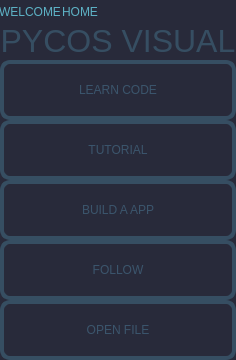
                  <widget class="QWidget" name="tab_2">
                   <property name="styleSheet">
                    <string notr="true">background-color:#282a3a;</string>
                   </property>
                   <attribute name="title">
                    <string>Welcome Tutorial</string>
                   </attribute>
                   <layout class="QHBoxLayout" name="horizontalLayout_4" stretch="0">
                    <property name="leftMargin">
                     <number>0</number>
                    </property>
                    <property name="topMargin">
                     <number>0</number>
                    </property>
                    <property name="rightMargin">
                     <number>0</number>
                    </property>
                    <property name="bottomMargin">
                     <number>0</number>
                    </property>
                    <item>
                     <widget class="QStackedWidget" name="stackedWidget">
                      <property name="frameShape">
                       <enum>QFrame::NoFrame</enum>
                      </property>
                      <property name="frameShadow">
                       <enum>QFrame::Plain</enum>
                      </property>
                      <property name="currentIndex">
                       <number>0</number>
                      </property>
                      <widget class="QWidget" name="page">
                       <layout class="QVBoxLayout" name="verticalLayout_4">
                        <property name="spacing">
                         <number>0</number>
                        </property>
                        <property name="leftMargin">
                         <number>0</number>
                        </property>
                        <property name="topMargin">
                         <number>0</number>
                        </property>
                        <property name="rightMargin">
                         <number>0</number>
                        </property>
                        <property name="bottomMargin">
                         <number>0</number>
                        </property>
                        <item>
                         <widget class="QFrame" name="frame_8">
                          <property name="minimumSize">
                           <size>
                            <width>1</width>
                            <height>23</height>
                           </size>
                          </property>
                          <property name="maximumSize">
                           <size>
                            <width>16777215</width>
                            <height>23</height>
                           </size>
                          </property>
                          <property name="styleSheet">
                           <string notr="true">border-radius:0px;
border-bottom: 1px solid rgb(19, 28, 35,.3);</string>
                          </property>
                          <property name="frameShape">
                           <enum>QFrame::StyledPanel</enum>
                          </property>
                          <property name="frameShadow">
                           <enum>QFrame::Raised</enum>
                          </property>
                          <layout class="QHBoxLayout" name="horizontalLayout_13">
                           <property name="spacing">
                            <number>0</number>
                           </property>
                           <property name="leftMargin">
                            <number>0</number>
                           </property>
                           <property name="topMargin">
                            <number>0</number>
                           </property>
                           <property name="rightMargin">
                            <number>0</number>
                           </property>
                           <property name="bottomMargin">
                            <number>0</number>
                           </property>
                           <item>
                            <widget class="QPushButton" name="pushButton_31">
                             <property name="minimumSize">
                              <size>
                               <width>60</width>
                               <height>0</height>
                              </size>
                             </property>
                             <property name="maximumSize">
                              <size>
                               <width>60</width>
                               <height>35</height>
                              </size>
                             </property>
                             <property name="styleSheet">
                              <string notr="true">QPushButton{
	border-style: none;
	background-color:#282a3a;
	color: rgb(93, 178, 197);
}
QPushButton:hover{
	border-style: none;
	
	background-color: rgb(33, 49, 60);
	color: rgb(42, 91, 93);
}</string>
                             </property>
                             <property name="text">
                              <string>WELCOME</string>
                             </property>
                            </widget>
                           </item>
                           <item>
                            <widget class="QPushButton" name="pushButton_30">
                             <property name="minimumSize">
                              <size>
                               <width>40</width>
                               <height>0</height>
                              </size>
                             </property>
                             <property name="maximumSize">
                              <size>
                               <width>16777215</width>
                               <height>25</height>
                              </size>
                             </property>
                             <property name="styleSheet">
                              <string notr="true">QPushButton{
	border-style: none;
	background-color:#282a3a;
	color: rgb(93, 178, 197);
}
QPushButton:hover{
	border-style: none;
	
	background-color: rgb(33, 49, 60);
	color: rgb(42, 91, 93);
}</string>
                             </property>
                             <property name="text">
                              <string>HOME</string>
                             </property>
                            </widget>
                           </item>
                           <item>
                            <spacer name="horizontalSpacer">
                             <property name="orientation">
                              <enum>Qt::Horizontal</enum>
                             </property>
                             <property name="sizeHint" stdset="0">
                              <size>
                               <width>26</width>
                               <height>20</height>
                              </size>
                             </property>
                            </spacer>
                           </item>
                          </layout>
                         </widget>
                        </item>
                        <item>
                         <widget class="QLabel" name="label">
                          <property name="minimumSize">
                           <size>
                            <width>0</width>
                            <height>13</height>
                           </size>
                          </property>
                          <property name="maximumSize">
                           <size>
                            <width>16777215</width>
                            <height>80</height>
                           </size>
                          </property>
                          <property name="text">
                           <string>&lt;html&gt;&lt;head/&gt;&lt;body&gt;&lt;p align=&quot;center&quot;&gt;&lt;span style=&quot; font-size:24pt; color:#364e62;&quot;&gt;PYCOS VISUAL&lt;/span&gt;&lt;/p&gt;&lt;/body&gt;&lt;/html&gt;</string>
                          </property>
                         </widget>
                        </item>
                        <item>
                         <widget class="QPushButton" name="pushButton_16">
                          <property name="minimumSize">
                           <size>
                            <width>0</width>
                            <height>60</height>
                           </size>
                          </property>
                          <property name="maximumSize">
                           <size>
                            <width>16777215</width>
                            <height>80</height>
                           </size>
                          </property>
                          <property name="styleSheet">
                           <string notr="true">QPushButton{
	border-style: none;
	border-radius: 10px;
	background-color:#282a3a;
	color: rgb(59, 85, 108);
	font: 12pt &quot;MS Shell Dlg 2&quot;;
	border: 4px solid rgb(54, 78, 98);
}
QPushButton:hover{
	background-color: rgb(21, 32, 38);
	color: rgb(128, 214, 197);
}</string>
                          </property>
                          <property name="text">
                           <string>LEARN CODE</string>
                          </property>
                         </widget>
                        </item>
                        <item>
                         <widget class="QPushButton" name="pushButton_17">
                          <property name="minimumSize">
                           <size>
                            <width>0</width>
                            <height>60</height>
                           </size>
                          </property>
                          <property name="maximumSize">
                           <size>
                            <width>16777215</width>
                            <height>80</height>
                           </size>
                          </property>
                          <property name="styleSheet">
                           <string notr="true">QPushButton{
	border-style: none;
	border-radius: 10px;
	background-color:#282a3a;
	color: rgb(59, 85, 108);
	font: 12pt &quot;MS Shell Dlg 2&quot;;
	border: 4px solid rgb(54, 78, 98);
}
QPushButton:hover{
	background-color: rgb(21, 32, 38);
	color: rgb(128, 214, 197);
}</string>
                          </property>
                          <property name="text">
                           <string>TUTORIAL</string>
                          </property>
                         </widget>
                        </item>
                        <item>
                         <widget class="QPushButton" name="pushButton_13">
                          <property name="minimumSize">
                           <size>
                            <width>0</width>
                            <height>60</height>
                           </size>
                          </property>
                          <property name="maximumSize">
                           <size>
                            <width>16777215</width>
                            <height>80</height>
                           </size>
                          </property>
                          <property name="styleSheet">
                           <string notr="true">QPushButton{
	border-style: none;
	border-radius: 10px;
	background-color:#282a3a;
	color: rgb(59, 85, 108);
	font: 12pt &quot;MS Shell Dlg 2&quot;;
	border: 4px solid rgb(54, 78, 98);
}
QPushButton:hover{
	background-color: rgb(21, 32, 38);
	color: rgb(128, 214, 197);
}</string>
                          </property>
                          <property name="text">
                           <string>BUILD A APP</string>
                          </property>
                         </widget>
                        </item>
                        <item>
                         <widget class="QPushButton" name="pushButton_14">
                          <property name="minimumSize">
                           <size>
                            <width>0</width>
                            <height>60</height>
                           </size>
                          </property>
                          <property name="maximumSize">
                           <size>
                            <width>16777215</width>
                            <height>80</height>
                           </size>
                          </property>
                          <property name="styleSheet">
                           <string notr="true">QPushButton{
	border-style: none;
	border-radius: 10px;
	background-color:#282a3a;
	color: rgb(59, 85, 108);
	font: 12pt &quot;MS Shell Dlg 2&quot;;
	border: 4px solid rgb(54, 78, 98);
}
QPushButton:hover{
	background-color: rgb(21, 32, 38);
	color: rgb(128, 214, 197);
}</string>
                          </property>
                          <property name="text">
                           <string>FOLLOW</string>
                          </property>
                         </widget>
                        </item>
                        <item>
                         <widget class="QPushButton" name="pushButton_15">
                          <property name="minimumSize">
                           <size>
                            <width>0</width>
                            <height>60</height>
                           </size>
                          </property>
                          <property name="maximumSize">
                           <size>
                            <width>16777215</width>
                            <height>80</height>
                           </size>
                          </property>
                          <property name="styleSheet">
                           <string notr="true">QPushButton{
	border-style: none;
	border-radius: 10px;
	background-color:#282a3a;
	color: rgb(59, 85, 108);
	font: 12pt &quot;MS Shell Dlg 2&quot;;
	border: 4px solid rgb(54, 78, 98);
}
QPushButton:hover{
	background-color: rgb(21, 32, 38);
	color: rgb(128, 214, 197);
}</string>
                          </property>
                          <property name="text">
                           <string>OPEN FILE</string>
                          </property>
                         </widget>
                        </item>
                       </layout>
                      </widget>
                      <widget class="QWidget" name="page_2">
                       <layout class="QVBoxLayout" name="verticalLayout_6">
                        <item>
                         <widget class="QLabel" name="label_3">
                          <property name="styleSheet">
                           <string notr="true">color: rgb(44, 63, 80);
font: 26pt &quot;MS Shell Dlg 2&quot;;</string>
                          </property>
                          <property name="text">
                           <string>&lt;html&gt;&lt;head/&gt;&lt;body&gt;&lt;p align=&quot;center&quot;&gt;HMMM, &lt;span style=&quot; color:#00557f;&quot;&gt;SOMETHING&lt;/span&gt; HAVE NO&lt;span style=&quot; color:#00557f;&quot;&gt; HERE&lt;/span&gt;!!&lt;/p&gt;&lt;/body&gt;&lt;/html&gt;</string>
                          </property>
                         </widget>
                        </item>
                       </layout>
                      </widget>
                     </widget>
                    </item>
                   </layout>
                  </widget>
